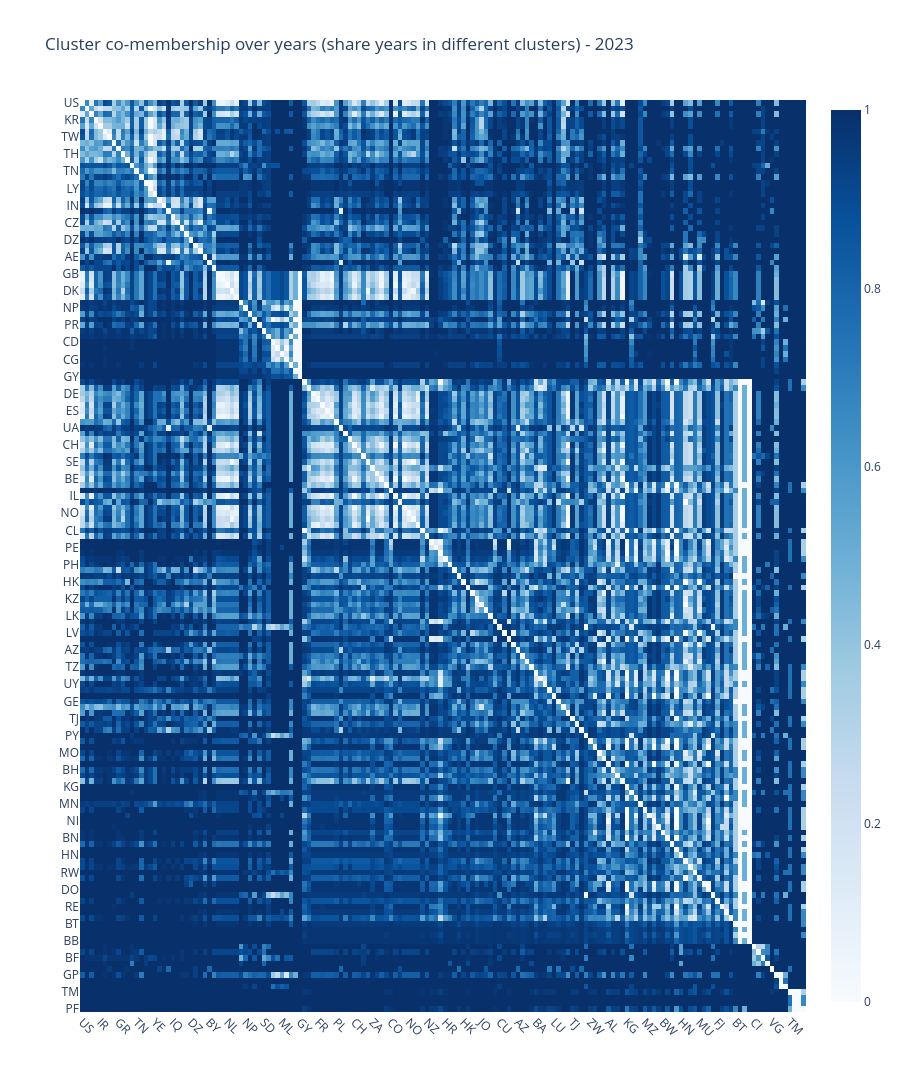

The cell this chart's notebook holds for it:
### Code cell
year = 2023
# y_labels = df_cs.sum(axis=1).sort_values(ascending=False).index.to_list()
y_labels = (
    df_map_clean_yearly
    .query("year == @year")
    .merge(df_cs_yearly.xs(year, level=1).sum(axis=1).to_frame(name="total_articles").reset_index(), on="country", how="left")
    .sort_values(["cluster", "total_articles"], ascending=[True, False])
    .country
    .to_list()
)

uf.plotly_heatmap(
    df_dist_clusters_yearly.loc[y_labels, y_labels],
    # (df_dist_clusters_yearly.loc[y_labels, y_labels] < 0.2).astype(int),
    x_labels=y_labels,
    y_labels=y_labels,
    title=f"Cluster co-membership over years (share years in different clusters) - {year}",
    colorscale="non-symmetrical",
    x_type="country",
    y_type="country",
    line_height=10
)

### Figure 1 — Plotly figure (JSON) as saved in the notebook; plotly's stock layout.template omitted (floating-point values rounded to 4 significant figures; data arrays with more than 128 entries replaced by an {"elided": "..."} marker saying what was removed)
{"data": [{"colorscale": [[0, "rgb(247,251,255)"], [0.125, "rgb(222,235,247)"], [0.25, "rgb(198,219,239)"], [0.375, "rgb(158,202,225)"], [0.5, "rgb(107,174,214)"], [0.625, "rgb(66,146,198)"], [0.75, "rgb(33,113,181)"], [0.875, "rgb(8,81,156)"], [1, "rgb(8,48,107)"]], "customdata": {"elided": "160x160x2 str values"}, "hovertemplate": "<b>X: </b>%{customdata[0]}<br><b>Y: </b>%{customdata[1]}<br><b>Z: </b> %{z:.3f}<br><extra></extra>", "type": "heatmap", "x": {"elided": "160 str values"}, "y": {"elided": "160 str values"}, "z": {"elided": "160x160 float values"}}], "layout": {"height": 1600, "title": {"text": "Cluster co-membership over years (share years in different clusters) - 2023"}, "xaxis": {"automargin": true, "tickangle": 45}, "yaxis": {"automargin": true, "autorange": "reversed"}}}
